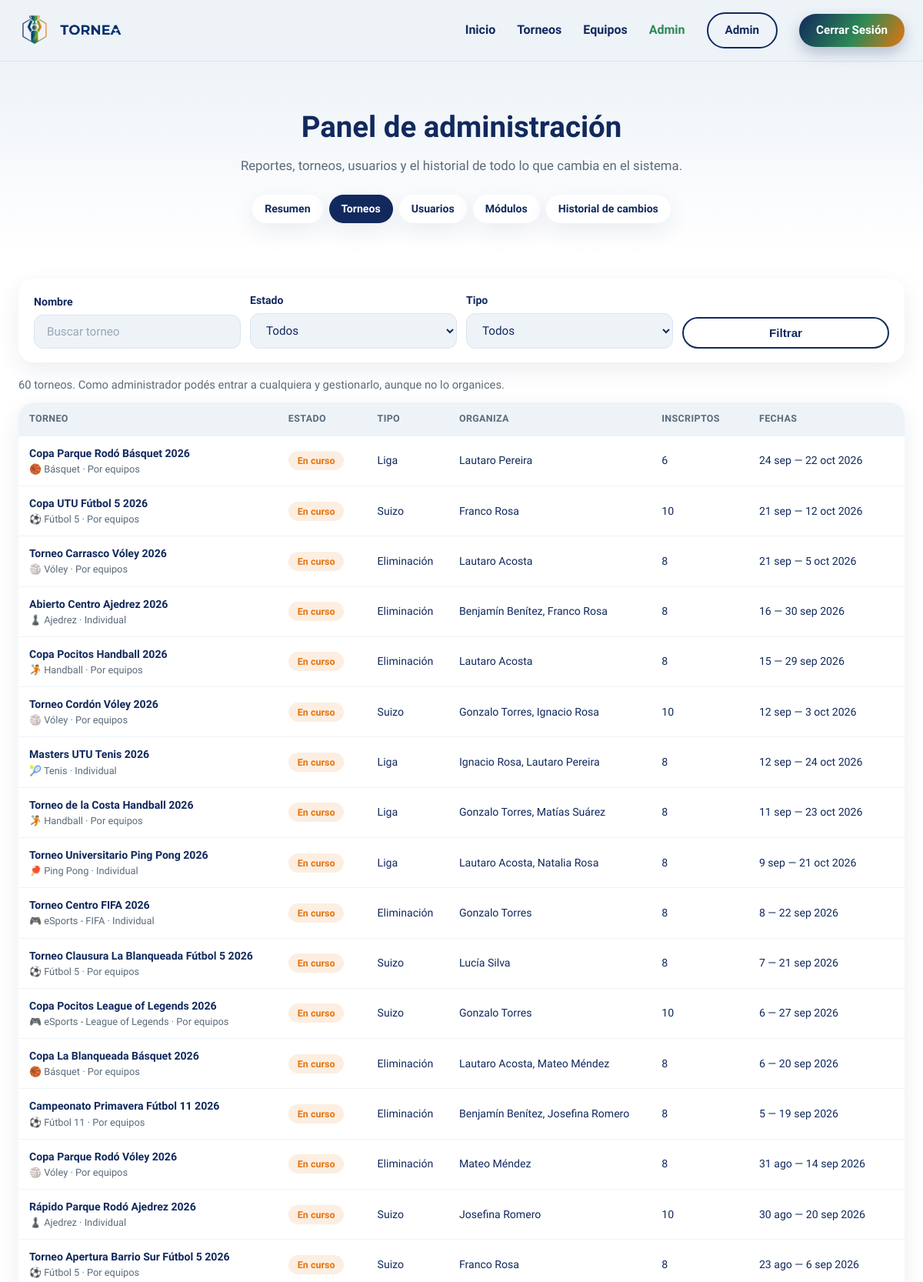
/app/views/admin.php?seccion=torneos (signed in, upper part), run on the app's committed database.
### tables this page shows
CREATE TABLE torneos (
  id INT AUTO_INCREMENT PRIMARY KEY,
  nombre VARCHAR(150) NOT NULL,
  descripcion TEXT,
  deporte VARCHAR(100),
  tipo ENUM('liga','eliminacion','suizo') NOT NULL,
  modalidad ENUM('individual','equipo') NOT NULL DEFAULT 'individual',
  fecha_inicio DATE,
  fecha_fin DATE,
  estado ENUM('borrador','publicado','en_curso','finalizado') DEFAULT 'borrador',
  created_at TIMESTAMP DEFAULT CURRENT_TIMESTAMP
);

### app/helpers/formato.php (called while the page is built, shortened)
<?php
function e($texto) {
    return htmlspecialchars((string) $texto, ENT_QUOTES, 'UTF-8');
}
function etiquetaEstado($estado) {
    $estados = ['borrador' => 'Borrador', 'publicado' => 'Publicado', 'en_curso' => 'En curso', 'finalizado' => 'Finalizado'];
    return $estados[$estado] ?? $estado;
}
function claseEstado($estado) {
    return 'torneo-estado-' . str_replace('_', '-', $estado);
}
function iconoDeporte($deporte) {
    $iconos = [
        'Fútbol' => '⚽', 'Básquet' => '🏀', 'Vóley' => '🏐', 'Handball' => '🤾',
        'Ajedrez' => '♟️', 'Tenis' => '🎾', 'Pádel' => '🎾', 'Ping Pong' => '🏓', 'eSports' => '🎮',
    ];
    foreach ($iconos as $nombre => $icono) {
        if (strpos($deporte, $nombre) === 0) {
            return $icono;
        }
    }
    return '🏆';
}
function formatearFechas($inicio, $fin) {
    if (!$inicio) {
        return 'Fecha a definir';
    }
    $meses = ['', 'ene', 'feb', 'mar', 'abr', 'may', 'jun', 'jul', 'ago', 'sep', 'oct', 'nov', 'dic'];
    $i = new DateTime($inicio);
    $textoFin = function ($f) use ($meses) {
        return $f->format('j') . ' ' . $meses[(int) $f->format('n')] . ' ' . $f->format('Y');
    };
    $f = new DateTime($fin);
    if ($i->format('Y-m') === $f->format('Y-m')) {
        return $i->format('j') . ' — ' . $textoFin($f);
    }
    if ($i->format('Y') === $f->format('Y')) {
        return $i->format('j') . ' ' . $meses[(int) $i->format('n')] . ' — ' . $textoFin($f);
    }
    return $textoFin($i) . ' — ' . $textoFin($f);
}

### config/database.php (called while the page is built, shortened)
<?php
function conectar() {
    try {
        $pdo = new PDO(
            'mysql:host=' . DB_HOST . ';dbname=' . DB_NAME . ';charset=utf8mb4',
            DB_USER,
            DB_PASS
        );
        $pdo->setAttribute(PDO::ATTR_ERRMODE, PDO::ERRMODE_EXCEPTION);
        $pdo->setAttribute(PDO::ATTR_DEFAULT_FETCH_MODE, PDO::FETCH_ASSOC);
        return $pdo;
    } catch (PDOException $e) {
        die('Error de conexión: ' . $e->getMessage());
    }
}

### app/models/admin.php (called while the page is built, shortened)
<?php
require_once __DIR__ . '/../../config/database.php';
class Admin {
    private $pdo;
    public function __construct() {
        $this->pdo = conectar();
    }
    public function listarTorneos($filtros) {
        $where = ['1 = 1'];
        $params = [];
        $stmt = $this->pdo->prepare("
            SELECT t.id, t.nombre, t.deporte, t.tipo, t.modalidad, t.estado, t.fecha_inicio, t.fecha_fin,
                   (SELECT GROUP_CONCAT(CONCAT(u.nombre, ' ', u.apellido) ORDER BY u.nombre SEPARATOR ', ')
                    FROM torneo_organizadores o JOIN usuarios u ON u.id = o.usuario_id
                    WHERE o.torneo_id = t.id) AS organizadores,
                   (SELECT COUNT(*) FROM participantes p WHERE p.torneo_id = t.id AND p.estado = 'aprobado') AS inscriptos,
                   (SELECT COUNT(*) FROM participantes p WHERE p.torneo_id = t.id AND p.estado = 'pendiente') AS pendientes
            FROM torneos t
            WHERE " . implode(' AND ', $where) . "
            ORDER BY FIELD(t.estado, 'en_curso', 'publicado', 'borrador', 'finalizado'), t.fecha_inicio DESC, t.id DESC
        ");
        $stmt->execute($params);
        return $stmt->fetchAll();
    }
}

### app/views/admin.php (the view, shortened to what this page needs)
<?php
require_once __DIR__ . '/../models/admin.php';
require_once __DIR__ . '/../models/torneo.php';
require_once __DIR__ . '/../helpers/formato.php';
$secciones = [
    'resumen' => 'Resumen',
    'torneos' => 'Torneos',
    'usuarios' => 'Usuarios',
    'modulos' => 'Módulos',
    'historial' => 'Historial de cambios',
];
$seccion = isset($secciones[$_GET['seccion'] ?? '']) ? $_GET['seccion'] : 'resumen';
$pagina = max(1, (int) ($_GET['pagina'] ?? 1));
$modelo = new Admin();
if ($seccion === 'resumen') {
    $r = $modelo->reportes();
} elseif ($seccion === 'torneos') {
    $filtros = ['buscar' => $_GET['buscar'] ?? '', 'estado' => $_GET['estado'] ?? '', 'tipo' => $_GET['tipo'] ?? ''];
    $torneos = $modelo->listarTorneos($filtros);
} elseif ($seccion === 'usuarios') {
    $filtros = ['buscar' => $_GET['buscar'] ?? '', 'rol' => $_GET['rol'] ?? ''];
    $total = $modelo->contarUsuarios($filtros);
    $usuarios = $modelo->listarUsuarios($filtros, $pagina);
    $form = $_SESSION['form_usuario'] ?? [];
    unset($_SESSION['form_usuario']);
} elseif ($seccion === 'modulos') {
    $modulos = (new Modulo())->listar();
}
$nombres_tipo = ['liga' => 'Liga', 'eliminacion' => 'Eliminación', 'suizo' => 'Suizo'];
?>
<!DOCTYPE html>
<html lang="es">
<head>
  <link rel="stylesheet" href="/tornea/css/style.css?v=2" />
  <link rel="stylesheet" href="/tornea/css/torneos.css?v=3" />
  <link rel="stylesheet" href="/tornea/css/torneo-detalle.css?v=8" />
  <link rel="stylesheet" href="/tornea/css/auth.css?v=3" />
  <link rel="stylesheet" href="/tornea/css/admin.css?v=3" />
</head>
<body>
  <?php $pagina_actual = 'admin'; include __DIR__ . '/partials/header.php'; ?>
  <main>
    <section class="torneos-hero">
      <div class="container">
        <h1 class="torneos-title">Panel de administración</h1>
        <p class="torneos-subtitle">Reportes, torneos, usuarios y el historial de todo lo que cambia en el sistema.</p>
        <nav class="admin-tabs" aria-label="Secciones del panel">
          <?php foreach ($secciones as $clave => $texto): ?>
            <a href="?seccion=<?= $clave ?>" class="admin-tab<?= $clave === $seccion ? ' admin-tab-activa' : '' ?>"<?= $clave === $seccion ? ' aria-current="page"' : '' ?>><?= $texto ?></a>
          <?php endforeach; ?>
        </nav>
      </div>
    </section>
    <section class="admin-section">
      <div class="container">
        <?php if ($seccion === 'resumen'): ?>
          <div class="admin-numeros">
            <div class="admin-numero"><span class="admin-numero-valor"><?= $r['usuarios'] ?></span><span class="admin-numero-texto">usuarios · <?= $r['usuarios_nuevos_30'] ?> nuevos en 30 días</span></div>
            <div class="admin-numero"><span class="admin-numero-valor"><?= $r['torneos'] ?></span><span class="admin-numero-texto">torneos</span></div>
            <div class="admin-numero"><span class="admin-numero-valor"><?= $r['equipos'] ?></span><span class="admin-numero-texto">equipos</span></div>
            <div class="admin-numero"><span class="admin-numero-valor"><?= $r['partidos_jugados'] ?></span><span class="admin-numero-texto">partidos jugados · <?= $r['partidos_pendientes'] ?> por jugar</span></div>
          </div>
          <div class="admin-reportes">
            <?php
              $bloques = [
                  'Torneos por estado' => array_combine(array_map('etiquetaEstado', array_keys($r['torneos_por_estado'])), $r['torneos_por_estado']),
                  'Torneos por tipo' => array_combine(array_map('etiquetaTipo', array_keys($r['torneos_por_tipo'])), $r['torneos_por_tipo']),
                  'Usuarios por rol' => array_combine(array_map('ucfirst', array_keys($r['usuarios_por_rol'])), $r['usuarios_por_rol']),
                  'Inscripciones' => array_combine(array_map('ucfirst', array_keys($r['inscripciones_por_estado'])), $r['inscripciones_por_estado']),
                  'Torneos por deporte' => $r['torneos_por_deporte'],
              ];
            ?>
            <?php foreach ($bloques as $titulo => $datos): ?>
              <div class="gestion-panel admin-reporte">
                <h2 class="gestion-subtitulo"><?= $titulo ?></h2>
                <ul class="reporte-lista">
                  <?php $max = $datos ? max($datos) : 0; ?>
                  <?php foreach ($datos as $etiqueta => $valor): ?>
                    <li><span class="reporte-etiqueta"><?= e($etiqueta) ?></span><?= barra($valor, $max) ?><span class="reporte-valor"><?= (int) $valor ?></span></li>
                  <?php endforeach; ?>
                </ul>
              </div>
            <?php endforeach; ?>
            <div class="gestion-panel admin-reporte">
              <h2 class="gestion-subtitulo">Actividad de los últimos 14 días</h2>
              <?php if ($r['actividad']): ?>
                <ul class="reporte-lista">
                  <?php $max = max($r['actividad']); ?>
                  <?php foreach ($r['actividad'] as $dia => $valor): ?>
                    <li><span class="reporte-etiqueta"><?= date('d/m', strtotime($dia)) ?></span><?= barra($valor, $max) ?><span class="reporte-valor"><?= (int) $valor ?></span></li>
                  <?php endforeach; ?>
                </ul>
              <?php else: ?>
                <p class="gestion-ayuda">No hubo cambios en las últimas dos semanas.</p>
              <?php endif; ?>
              <p class="gestion-ayuda"><a href="?seccion=historial" class="form-link form-link-strong">Ver el historial completo</a></p>
            </div>
            <div class="gestion-panel admin-reporte">
              <h2 class="gestion-subtitulo">Torneos con más inscriptos</h2>
              <ol class="reporte-ranking">
                <?php foreach ($r['torneos_mas_inscriptos'] as $t): ?>
                  <li>
                    <a href="/tornea/app/views/torneo-detalle.php?id=<?= (int) $t['id'] ?>" class="form-link"><?= e($t['nombre']) ?></a>
                    <span class="reporte-valor"><?= (int) $t['inscriptos'] ?></span>
                  </li>
                <?php endforeach; ?>
              </ol>
            </div>
          </div>
        <?php elseif ($seccion === 'torneos'): ?>
          <form class="admin-filtros" method="get">
            <div class="form-group">
              <label for="f-buscar">Nombre</label>
              <input type="search" id="f-buscar" name="buscar" value="<?= e($filtros['buscar']) ?>" placeholder="Buscar torneo" />
            </div>
            <div class="form-group">
              <label for="f-estado">Estado</label>
              <select id="f-estado" name="estado">
                <option value="">Todos</option>
              </select>
            </div>
            <div class="form-group">
              <label for="f-tipo">Tipo</label>
              <select id="f-tipo" name="tipo">
                <option value="">Todos</option>
              </select>
            </div>
            <button type="submit" class="btn btn-outline">Filtrar</button>
          </form>
          <p class="gestion-ayuda admin-total"><?= count($torneos) ?> torneos. Como administrador podés entrar a cualquiera y gestionarlo, aunque no lo organices.</p>
          <div class="admin-tabla-wrap">
            <table class="admin-tabla">
              <thead>
                <tr><th>Torneo</th><th>Estado</th><th>Tipo</th><th>Organiza</th><th>Inscriptos</th><th>Fechas</th></tr>
              </thead>
              <tbody>
                <?php foreach ($torneos as $t): ?>
                  <tr>
                    <td>
                      <a href="/tornea/app/views/torneo-detalle.php?id=<?= (int) $t['id'] ?>" class="admin-enlace"><?= e($t['nombre']) ?></a>
                      <span class="admin-sub"><?= iconoDeporte($t['deporte']) ?> <?= e($t['deporte']) ?> · <?= $t['modalidad'] === 'equipo' ? 'Por equipos' : 'Individual' ?></span>
                    </td>
                    <td><span class="torneo-estado <?= claseEstado($t['estado']) ?>"><?= etiquetaEstado($t['estado']) ?></span></td>
                    <td><?= $nombres_tipo[$t['tipo']] ?></td>
                    <td><?= e($t['organizadores']) ?></td>
                    <td><?= (int) $t['inscriptos'] ?><?php if ($t['pendientes']): ?> <span class="admin-sub">+<?= (int) $t['pendientes'] ?> pendientes</span><?php endif; ?></td>
                    <td class="admin-nowrap"><?= formatearFechas($t['fecha_inicio'], $t['fecha_fin']) ?></td>
                  </tr>
                <?php endforeach; ?>
              </tbody>
            </table>
          </div>
        <?php endif; ?>
      </div>
    </section>
  </main>
</body>
</html>

### css/style.css (style rules this page uses)
* { margin: 0; padding: 0; box-sizing: border-box; }
:root { --navy: #11295d; --navy-light: #53648a; --green: #2e8956; --green-light: #68aa85; --red: #c0392b; --gold: #e5740e; --gold-light: #ea9243; --gray-text: #5a6b7a; --bg-light: #eef3f8; --white: #ffffff; --radius-pill: 999px; --radius-card: 20px; --shadow-soft: 0 10px 30px rgba(17, 41, 93, 0.08); --shadow-btn: 0 8px 18px rgba(17, 41, 93, 0.25); }
html { scroll-behavior: smooth; }
html, body { overflow-x: hidden; }
body { font-family: 'Nunito Sans', sans-serif; color: var(--navy); background: var(--white); line-height: 1.5; }
.container { max-width: 1200px; margin: 0 auto; padding: 0 24px; }
a { text-decoration: none; color: inherit; }
.btn { display: inline-flex; align-items: center; justify-content: center; gap: 6px; padding: 8px 16px; border-radius: var(--radius-pill); font-weight: 700; font-size: 0.85rem; white-space: nowrap; transition: transform 0.15s ease, box-shadow 0.15s ease; }
.btn-outline { border: 2px solid var(--navy); color: var(--navy); background: transparent; }
@media (min-width: 640px) { .btn { gap: 8px; padding: 10px 22px; font-size: 0.95rem; } }

### css/torneos.css (style rules this page uses)
.torneos-hero { background: linear-gradient(180deg, var(--bg-light) 0%, var(--white) 100%); padding: 56px 0 40px; text-align: center; }
.torneos-title { font-family: 'Baloo 2', sans-serif; font-weight: 800; font-size: clamp(1.8rem, 3.5vw, 2.4rem); color: var(--navy); }
.torneos-subtitle { margin-top: 10px; color: var(--gray-text); font-size: 1.05rem; }
.torneo-estado { font-size: 0.78rem; font-weight: 700; border-radius: var(--radius-pill); padding: 5px 12px; }
.torneo-estado-en-curso { color: var(--gold); background: rgba(229, 116, 14, 0.12); }

### css/torneo-detalle.css (style rules this page uses)
.gestion-ayuda { color: var(--gray-text); font-size: 0.92rem; }

### css/auth.css (style rules this page uses)
.form-group { display: flex; flex-direction: column; gap: 6px; min-width: 0; }
.form-group label { font-weight: 700; font-size: 0.88rem; color: var(--navy); }
.form-group input, .form-group select, .form-group textarea { width: 100%; padding: 12px 16px; border: 1.5px solid #dbe4ee; border-radius: 12px; font-family: inherit; font-size: 0.95rem; color: var(--navy); background: var(--bg-light); transition: border-color 0.15s ease; }
.form-group input::placeholder, .form-group textarea::placeholder { color: #98a7b5; }

### css/admin.css (style rules this page uses)
.admin-tabs { margin-top: 24px; display: flex; flex-wrap: wrap; justify-content: center; gap: 8px; }
.admin-tab { padding: 8px 16px; border-radius: var(--radius-pill); font-weight: 700; font-size: 0.88rem; color: var(--navy); background: var(--white); box-shadow: var(--shadow-soft); }
.admin-tab-activa { color: var(--white); background: var(--navy); }
.admin-section { padding: 32px 0 80px; }
.admin-filtros { display: grid; grid-template-columns: 1fr; gap: 12px; align-items: end; padding: 18px 20px; border-radius: var(--radius-card); background: var(--white); box-shadow: var(--shadow-soft); }
.admin-filtros .form-group { margin-bottom: 0; }
.admin-total { margin: 18px 0 12px; }
.admin-tabla-wrap { overflow-x: auto; border-radius: var(--radius-card); background: var(--white); box-shadow: var(--shadow-soft); }
.admin-tabla { width: 100%; border-collapse: collapse; font-size: 0.88rem; }
.admin-tabla th { text-align: left; padding: 12px 14px; font-size: 0.78rem; text-transform: uppercase; letter-spacing: 0.03em; color: var(--gray-text); background: var(--bg-light); white-space: nowrap; }
.admin-tabla td { padding: 12px 14px; border-top: 1px solid var(--bg-light); vertical-align: middle; color: var(--navy); }
.admin-enlace { display: block; font-weight: 700; color: var(--navy); }
.admin-sub { font-size: 0.8rem; color: var(--gray-text); }
td > .admin-sub:not(:first-child) { display: block; }
.admin-nowrap { white-space: nowrap; }
@media (min-width: 768px) { .admin-filtros { grid-template-columns: repeat(auto-fit, minmax(150px, 1fr)); } }

### data on the page
torneos: nombre "Copa Parque Rodó Básquet 2026", deporte "🏀", deporte "Básquet", modalidad "Por equipos", estado "En curso", tipo "Liga", organizadores "Lautaro Pereira", inscriptos "6", formatearFechas($t['fecha_inicio'], $t['fecha_fin']) "24 sep — 22 oct 2026"
torneos: nombre "Copa UTU Fútbol 5 2026", deporte "⚽", deporte "Fútbol 5", modalidad "Por equipos", estado "En curso", tipo "Suizo", organizadores "Franco Rosa", inscriptos "10", formatearFechas($t['fecha_inicio'], $t['fecha_fin']) "21 sep — 12 oct 2026"
torneos: nombre "Torneo Carrasco Vóley 2026", deporte "🏐", deporte "Vóley", modalidad "Por equipos", estado "En curso", tipo "Eliminación", organizadores "Lautaro Acosta", inscriptos "8", formatearFechas($t['fecha_inicio'], $t['fecha_fin']) "21 sep — 5 oct 2026"
torneos: nombre "Abierto Centro Ajedrez 2026", deporte "♟️", deporte "Ajedrez", modalidad "Individual", estado "En curso", tipo "Eliminación", organizadores "Benjamín Benítez, Franco Rosa", inscriptos "8", formatearFechas($t['fecha_inicio'], $t['fecha_fin']) "16 — 30 sep 2026"
torneos: nombre "Copa Pocitos Handball 2026", deporte "🤾", deporte "Handball", modalidad "Por equipos", estado "En curso", tipo "Eliminación", organizadores "Lautaro Acosta", inscriptos "8", formatearFechas($t['fecha_inicio'], $t['fecha_fin']) "15 — 29 sep 2026"
torneos: nombre "Torneo Cordón Vóley 2026", deporte "🏐", deporte "Vóley", modalidad "Por equipos", estado "En curso", tipo "Suizo", organizadores "Gonzalo Torres, Ignacio Rosa", inscriptos "10", formatearFechas($t['fecha_inicio'], $t['fecha_fin']) "12 sep — 3 oct 2026"
torneos: nombre "Masters UTU Tenis 2026", deporte "🎾", deporte "Tenis", modalidad "Individual", estado "En curso", tipo "Liga", organizadores "Ignacio Rosa, Lautaro Pereira", inscriptos "8", formatearFechas($t['fecha_inicio'], $t['fecha_fin']) "12 sep — 24 oct 2026"
torneos: nombre "Torneo de la Costa Handball 2026", deporte "🤾", deporte "Handball", modalidad "Por equipos", estado "En curso", tipo "Liga", organizadores "Gonzalo Torres, Matías Suárez", inscriptos "8", formatearFechas($t['fecha_inicio'], $t['fecha_fin']) "11 sep — 23 oct 2026"
torneos: nombre "Torneo Universitario Ping Pong 2026", deporte "🏓", deporte "Ping Pong", modalidad "Individual", estado "En curso", tipo "Liga", organizadores "Lautaro Acosta, Natalia Rosa", inscriptos "8", formatearFechas($t['fecha_inicio'], $t['fecha_fin']) "9 sep — 21 oct 2026"
torneos: nombre "Torneo Centro FIFA 2026", deporte "🎮", deporte "eSports - FIFA", modalidad "Individual", estado "En curso", tipo "Eliminación", organizadores "Gonzalo Torres", inscriptos "8", formatearFechas($t['fecha_inicio'], $t['fecha_fin']) "8 — 22 sep 2026"
torneos: nombre "Torneo Clausura La Blanqueada Fútbol 5 2026", deporte "⚽", deporte "Fútbol 5", modalidad "Por equipos", estado "En curso", tipo "Suizo", organizadores "Lucía Silva", inscriptos "8", formatearFechas($t['fecha_inicio'], $t['fecha_fin']) "7 — 21 sep 2026"
torneos: nombre "Copa Pocitos League of Legends 2026", deporte "🎮", deporte "eSports - League of Legends", modalidad "Por equipos", estado "En curso", tipo "Suizo", organizadores "Gonzalo Torres", inscriptos "10", formatearFechas($t['fecha_inicio'], $t['fecha_fin']) "6 — 27 sep 2026"
torneos: nombre "Copa La Blanqueada Básquet 2026", deporte "🏀", deporte "Básquet", modalidad "Por equipos", estado "En curso", tipo "Eliminación", organizadores "Lautaro Acosta, Mateo Méndez", inscriptos "8", formatearFechas($t['fecha_inicio'], $t['fecha_fin']) "6 — 20 sep 2026"
torneos: nombre "Campeonato Primavera Fútbol 11 2026", deporte "⚽", deporte "Fútbol 11", modalidad "Por equipos", estado "En curso", tipo "Eliminación", organizadores "Benjamín Benítez, Josefina Romero", inscriptos "8", formatearFechas($t['fecha_inicio'], $t['fecha_fin']) "5 — 19 sep 2026"
torneos: nombre "Copa Parque Rodó Vóley 2026", deporte "🏐", deporte "Vóley", modalidad "Por equipos", estado "En curso", tipo "Eliminación", organizadores "Mateo Méndez", inscriptos "8", formatearFechas($t['fecha_inicio'], $t['fecha_fin']) "31 ago — 14 sep 2026"
torneos: nombre "Rápido Parque Rodó Ajedrez 2026", deporte "♟️", deporte "Ajedrez", modalidad "Individual", estado "En curso", tipo "Suizo", organizadores "Josefina Romero", inscriptos "10", formatearFechas($t['fecha_inicio'], $t['fecha_fin']) "30 ago — 20 sep 2026"
torneos: nombre "Torneo Apertura Barrio Sur Fútbol 5 2026", deporte "⚽", deporte "Fútbol 5", modalidad "Por equipos", estado "En curso", tipo "Suizo", organizadores "Franco Rosa", inscriptos "8", formatearFechas($t['fecha_inicio'], $t['fecha_fin']) "23 ago — 6 sep 2026"

### other printed values
$_SESSION['usuario']['nombre'] "Admin"
$texto "Resumen"
$texto "Torneos"
$texto "Usuarios"
$texto "Módulos"
$texto "Historial de cambios"
count($torneos) "60"
